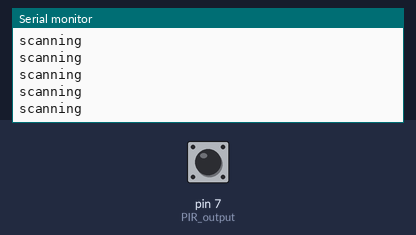
Simulated run of this sketch. Board: Arduino Uno, built with avr-gcc and run on an emulated ATmega328P. On the bench: the last lines printed to the serial monitor. Inputs (shaded band) come from the test bench; at power-on: pin 7 (PIR_output) LOW.

Above: at 1.2 s.
1.3 s: pin 7 (PIR_output) driven HIGH
At 2.2 s:
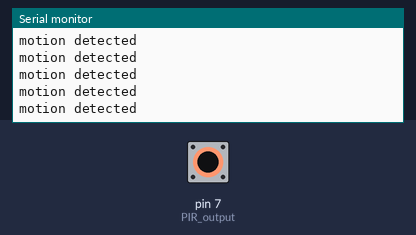
3.2 s: pin 7 (PIR_output) driven LOW
At 3.8 s:
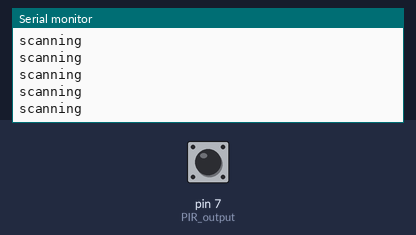
6.2 s: pin 7 (PIR_output) driven HIGH
At 6.9 s:
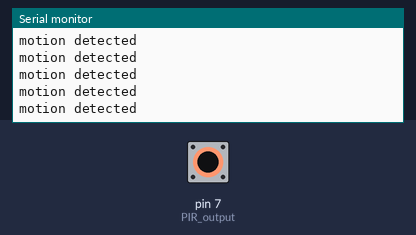
9.2 s: pin 7 (PIR_output) driven LOW
At 10.2 s:
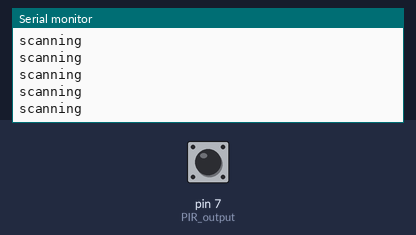
12.2 s: pin 7 (PIR_output) pulsed HIGH 2 times (0.12 s each, 0.3 s apart)
15.8 s: pin 7 (PIR_output) driven HIGH
At 16.3 s:
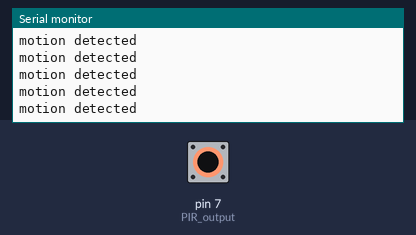

The sketch:

TestingPIR.ino
```cpp
///////////////////////code created by///////////////////////
//////////////////////KJ's electronics//////////////////////

int PIR_output = 7; // output of pir

// With pins in front, from the left
// GND, Digital Out, Vcc

void setup() {
  pinMode(PIR_output, INPUT);// setting pir output as arduino input
  Serial.begin(9600);//serial communication between arduino and pc
}
void loop() {
  if(digitalRead(PIR_output) == HIGH) // reading the data from the pir sensor
   Serial.println("motion detected");

  else
   Serial.println("scanning");
}
```

Measured:
- after the input at 1.3 s, the serial monitor: prints a new line after 0.07 s (image 1)
- after the input at 15.8 s, the serial monitor: prints a new line after 0.07 s (image 5)
